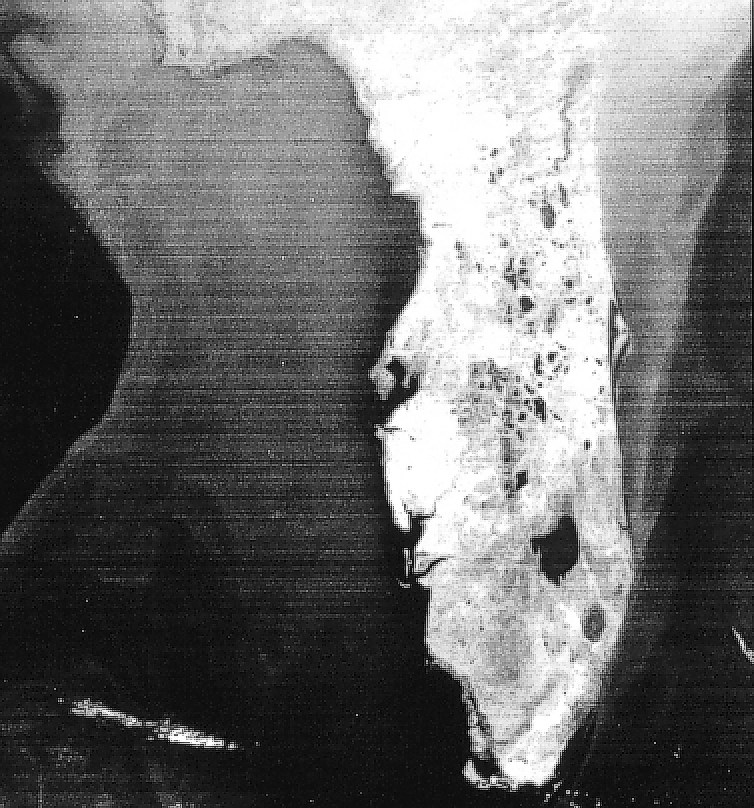
%> input picture Atividade04/imagem.png, 754 x 808 px, given in place of imagem.jpg, which was not available
$ octave pratica2.m   (GNU Octave 9; MATLAB toolbox functions it lacks are replaced by stand-ins)
%> lines starting %> are read from the running program, lines starting %| are printed output that depends on the picture; pictures that were not available may be replaced by others from this repository, and a replacement may not be noted
pkg load image

##Carrega a imagem de entrada
imgEntrada = imread("imagem.jpg");
%> imgEntrada is the input picture: size 808x754 uint8; min 0, max 255, mean 109.3

##Converte a imagem para double
imagemDouble = im2double(imgEntrada);

##Montando um filtro de média 9X9
filtroMedia = ones(9,9)/81;

##Replica a borda da imagem de entrada
imgPaddingReplicado = padarray(imagemDouble, [4,4], 'replicate');

##Aplicando filtro de média na imagem com a borda replicada
imgPaddingReplicado = filter2(filtroMedia, imgPaddingReplicado, 'valid');
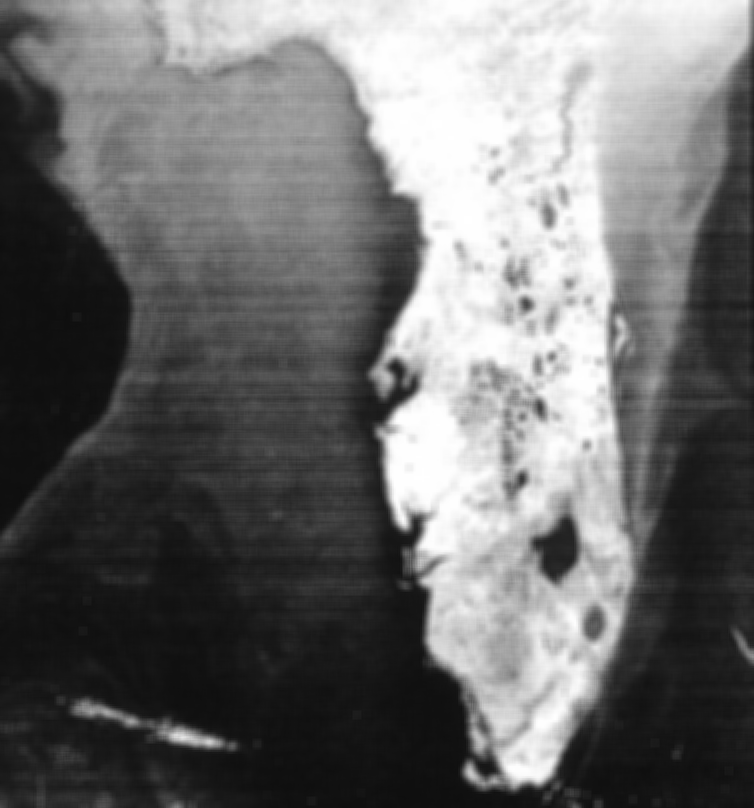
%> imgPaddingReplicado: size 808x754 double; min 0.0564, max 1, mean 0.429

##Aplicando filtro de média e adicionando padding de zeros
filtroAplicado = padarray(imagemDouble, [4,4], 0);
imgPaddingZeros = filter2(filtroMedia, imagemDouble, 'same');

##Criando os filtros de Sobel
primeiroFiltroSobel = [-1,-2,-1; 0,0,0; 1,2,1];
segundoFiltroSobel = [-1,0,1; -2,0,2; -1,0,1]

##Adicionando padding de 1 linha e 1 coluna na imagem
sobelPadding = padarray(imagemDouble, [1,1], 'replicate');

##Aplicando filtros de Sobel na imagem
filtroSobelAplicadoHorizontal = filter2(primeiroFiltroSobel, sobelPadding, 'valid');
filtroSobelAplicadoVertical = filter2(segundoFiltroSobel, sobelPadding, 'valid');
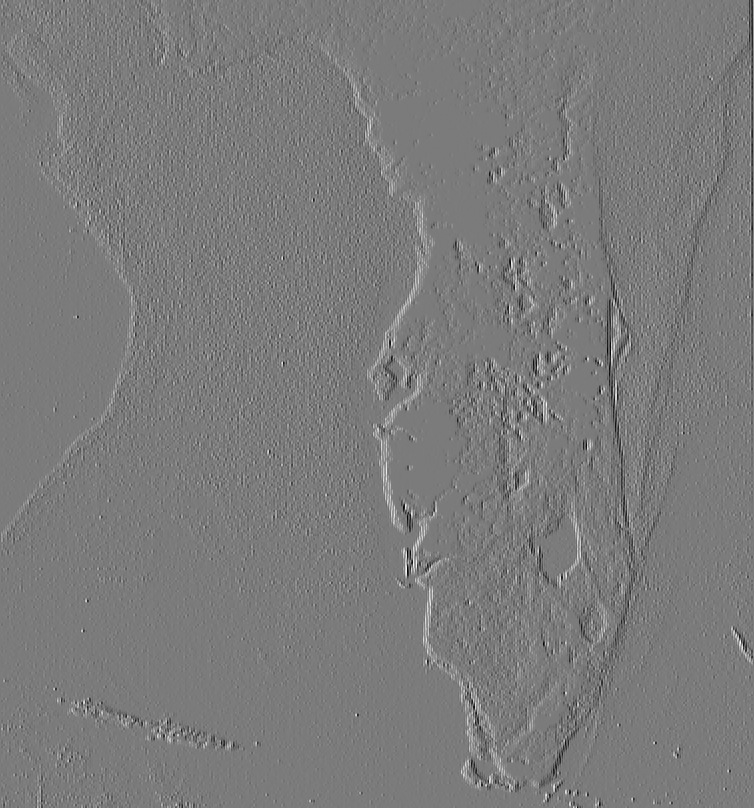
%> filtroSobelAplicadoVertical: size 808x754 double; min -2.91, max 3.11, mean 0.000215; drawn with min black and max white

##Aplicando a operação de modulo nos valores encontrados aplicando os filtros de Sobel
filtroSobelAplicadoHorizontal = abs(filtroSobelAplicadoHorizontal);
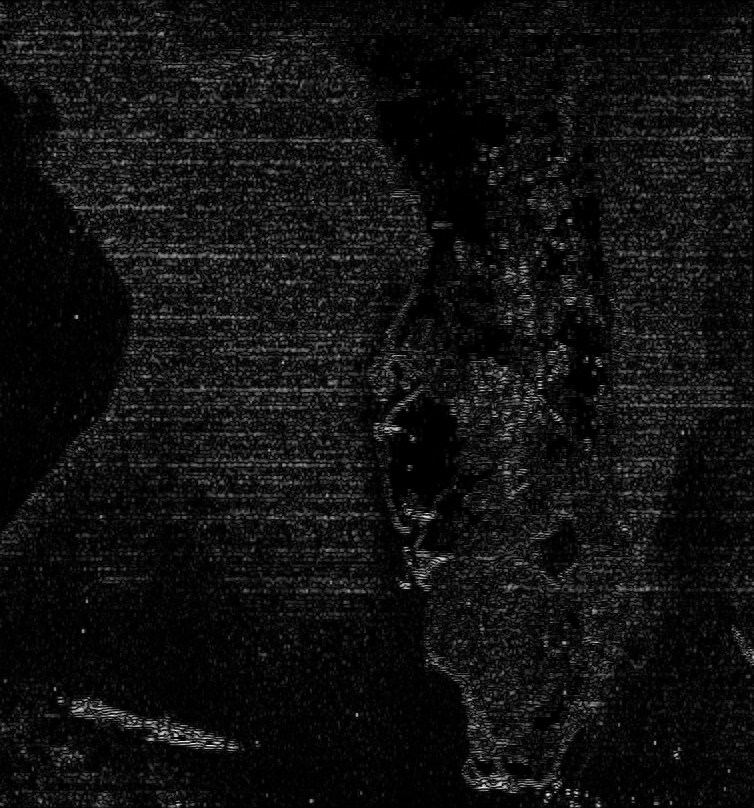
%> filtroSobelAplicadoHorizontal: size 808x754 double; min 0, max 3.25, mean 0.226; drawn with min black and max white
filtroSobelAplicadoVertical = abs(filtroSobelAplicadoVertical);
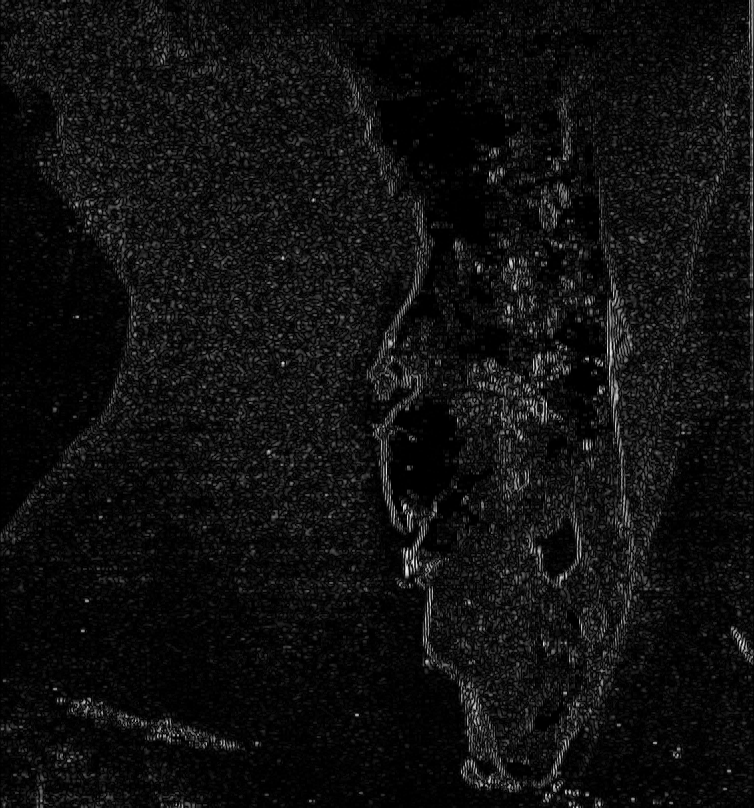
%> filtroSobelAplicadoVertical: size 808x754 double; min 0, max 3.11, mean 0.198; drawn with min black and max white

#Calculando a magnitude do gradiente
magnitudeGradiente = filtroSobelAplicadoHorizontal+filtroSobelAplicadoVertical;
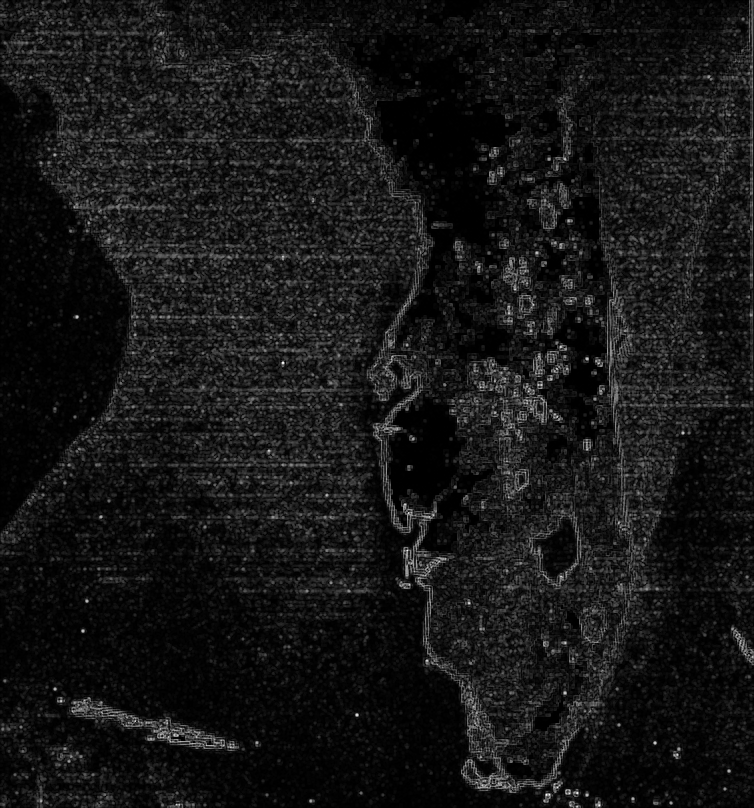
%> magnitudeGradiente: size 808x754 double; min 0, max 4.82, mean 0.424; drawn with min black and max white

#Cria as novas imagens após aplicar os filtros requisitados
imwrite(imgPaddingZeros, "imagPaddingZeros.jpg");
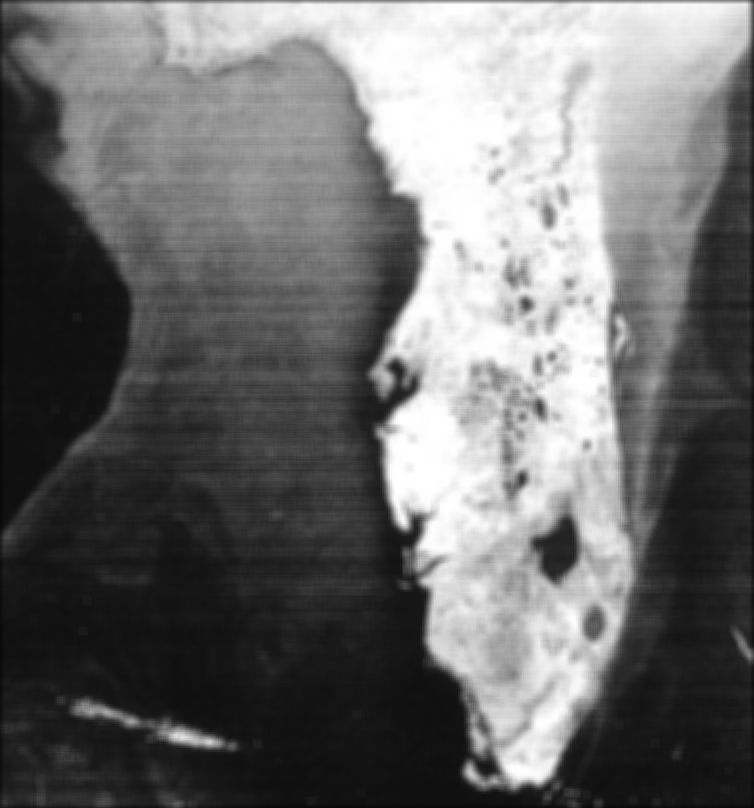
%> saved as imagPaddingZeros.jpg: size 808x754 uint8; min 6, max 255, mean 108.9
imwrite(imgPaddingReplicado, "imagBordaReplicada.jpg");
imwrite(magnitudeGradiente, "imagFiltroSobel.jpg");
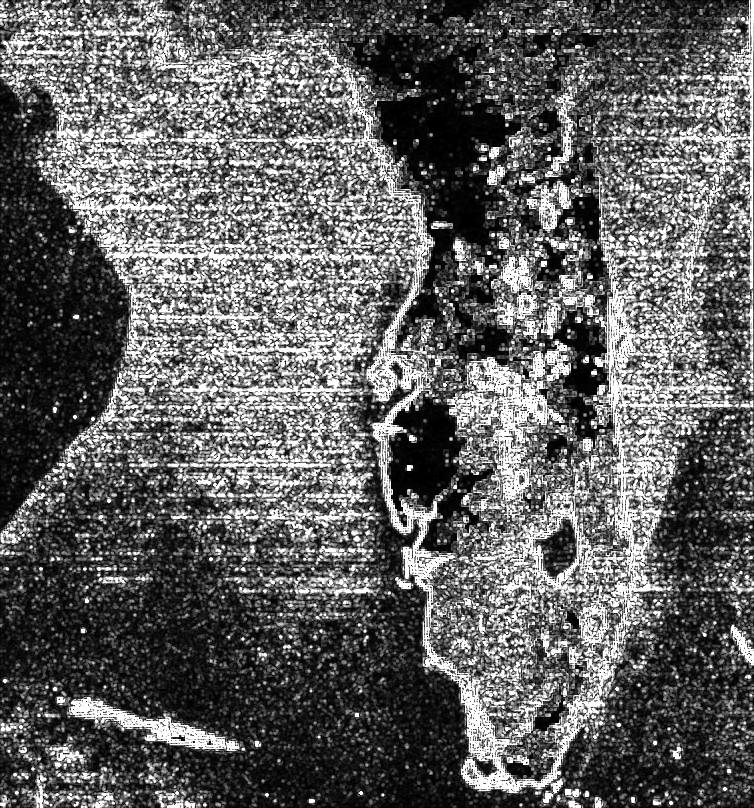
%> saved as imagFiltroSobel.jpg: size 808x754 uint8; min 0, max 255, mean 97.5


##A borda fico mais escura já que antes de realizar a aplicação do filtro, nós adicionamos 4 linhas e 4 colunas de zeros (preto), criando assim uma pequena borda preta após apicar o filtro de média
##Exibe a imagem resultante após aplicar o padding de zeros e o filtro de média
subplot(1, 3, 1)
imshow("imagPaddingZeros.jpg");
title('Imagem com padding de Zeros');

##Exibe a imagem resultante replicando as bordas
subplot(1, 3, 2)
imshow("imagBordaReplicada.jpg");
title('Imagem replicando a borda');

##Exibe a imagem aplicando o filtro de Sobel
subplot(1, 3, 3)
imshow("imagFiltroSobel.jpg");
title('Imagem usando os filtros de Sobel');
